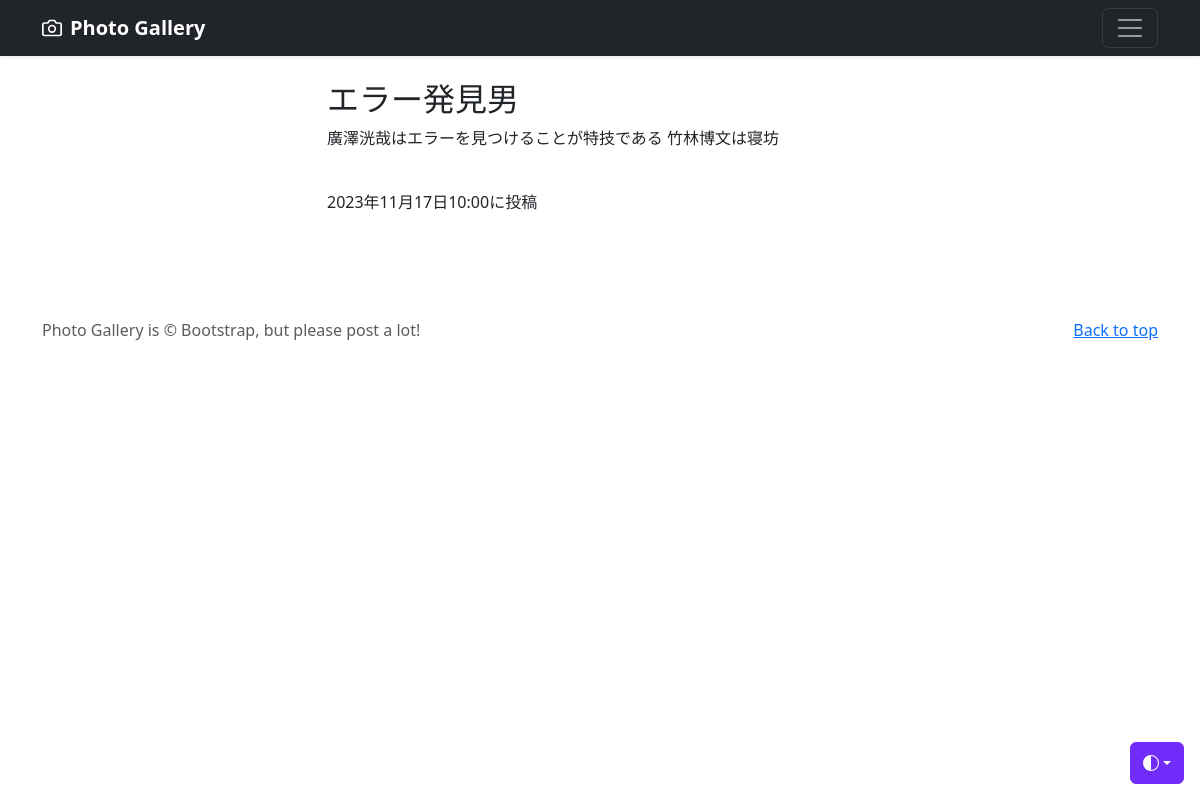
The page /photo-detail/2 on the database its author committed.
### photo/models.py (models this page shows, shortened)
class PhotoPost(models.Model):
    user = models.ForeignKey(
        CustomUser,
        verbose_name='ユーザー',
        on_delete=models.CASCADE
    )
    category = models.ForeignKey(
        Category,
        verbose_name='カテゴリ',
        on_delete=models.PROTECT
    )
    title = models.CharField(
        verbose_name='タイトル',
        max_length=200
    )
    comment = models.TextField(
        verbose_name='コメント',
    )
    image1 = models.ImageField(
        verbose_name='イメージ1',
        upload_to = 'photos'
    )
    image2 = models.ImageField(
        verbose_name='イメージ2',
        upload_to = 'photos',
        blank=True,
        null=True
    )
    posted_at = models.DateTimeField(
        verbose_name='投稿日時',
        auto_now_add=True
    )

### photo/views.py (the view)
# urls.py: path('photo-detail/<int:pk>', views.DetailView.as_view(), name = 'photo_detail'),
class DetailView(DetailView):
    template_name = 'detail.html'
    model = PhotoPost

### photo/templates/detail.html (shortened to what this page needs)
{% extends 'base.html' %}
    {% block contents %}
    <br>
    <div class="container">
        <div class="row">
            <div class="col offset-3">
                <h2>{{object.title}}</h2>
                <p>{{object.comment}}</p>
                <br>
                <p>{{object.posted_at}}に投稿</p>
                <p><img src="{{ object.image1.urlv}}"></img></p>
            </div>
        </div>
    </div>
    {% endblock %}

### rows shown on the page
PhotoPost: title "エラー発見男", comment "廣澤洸哉はエラーを見つけることが特技である 竹林博文は寝坊", posted_at "2023年11月17日10:00"
